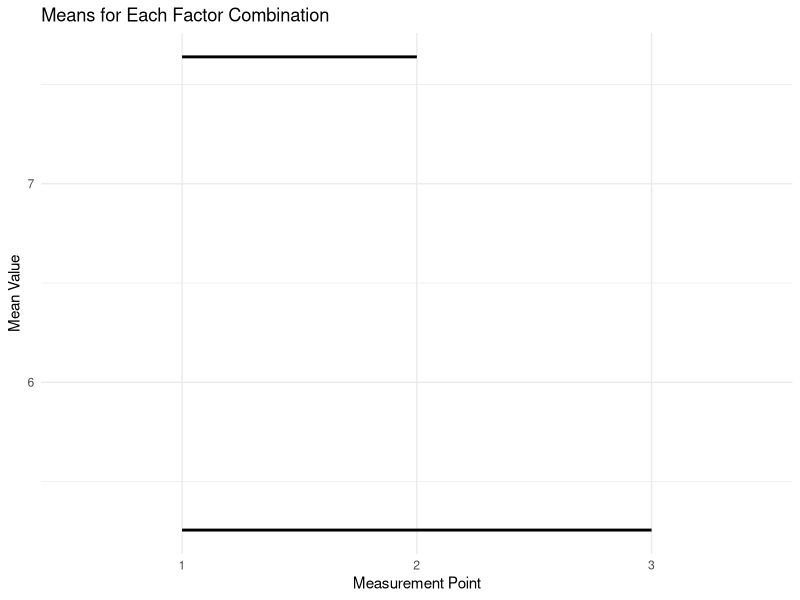
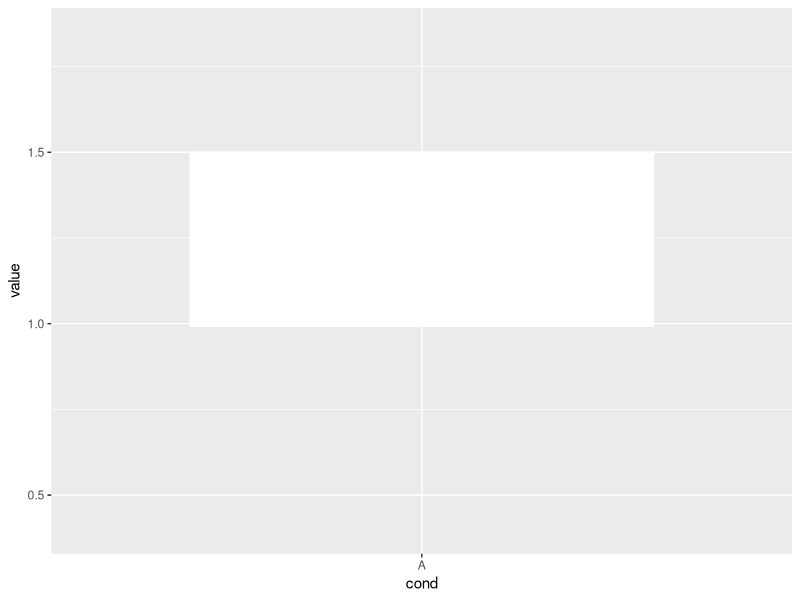

Here is the R script that generated these plots, in order: (Note: this script raises an error after producing the figures.)


# meanLines with two factors ----

# Load required libraries
library(ggplot2)

# Sample data generation (replace this with your actual data)
set.seed(123)
data <- expand.grid(
  Condition = factor(rep(c("Experimental", "Control"), each = 3)),
  Measurement = factor(rep(1:3, 2))
)
data$Value <- rnorm(6, mean = rep(c(5, 7), each = 3))

# Removing the combination of "Control" and measurement point 3
data <- data[!(data$Condition == "Control" & data$Measurement == 3), ]

# Plotting with stat_summary()
ggplot(data, aes(x = Measurement, y = Value, color = Condition)) +
  stat_summary(fun.data = mean_cl_normal, geom = "point", size = 3) +
  stat_summary(fun.y = mean, geom = "line", size = 1, aes(group = Condition), color = "black") +  # Add line connecting means
  labs(x = "Measurement Point", y = "Mean Value", color = "Condition") +
  ggtitle("Means for Each Factor Combination") +
  theme_minimal()


# Whiskers ----

set.seed(42)
df <- data.frame(
  cond = factor(rep(c("A"), each = 500)),
  value = c(
    rnorm(500, mean = 1, sd = 0.2),
    rnorm(500, mean = 1.5, sd = 0.1)
  )
)

ggplot(df, aes(x = cond, y = value)) + geom_boxplot(outlier.shape = NA, fatten = NULL, color = "white", coef = 0)

plot <- ggplot(df, aes(1, x = cond, fill = cond, y = value)) +
  stat_boxplot(geom = "errorbar", width = 0.15) +
  geom_boxplot(
    outlier.shape = NA, fatten = NULL, color = "white", fill = "white", coef = 0, width = 0.01,
  )
plot + geom_rain(alpha = 0.5, point.args = list(alpha = 0)) + theme_classic() +
  scale_fill_brewer(palette = 'Dark2')





# Create sample data
set.seed(123)
data <- data.frame(
  category = rep(LETTERS[1:3], each = 50),
  value = rnorm(150)
)

# Plot with different fill and color for geom_boxplot
ggplot(data, aes(x = category, y = value)) +
  geom_boxplot(fill = "skyblue", color = "blue") +  # Custom fill and color for boxplot
  geom_point() +  # Example of another geom
  geom_line(stat = "summary", fun = "median", aes(group = 1), color = "red") +  # Another example geom
  theme_minimal()  # Optional theme
